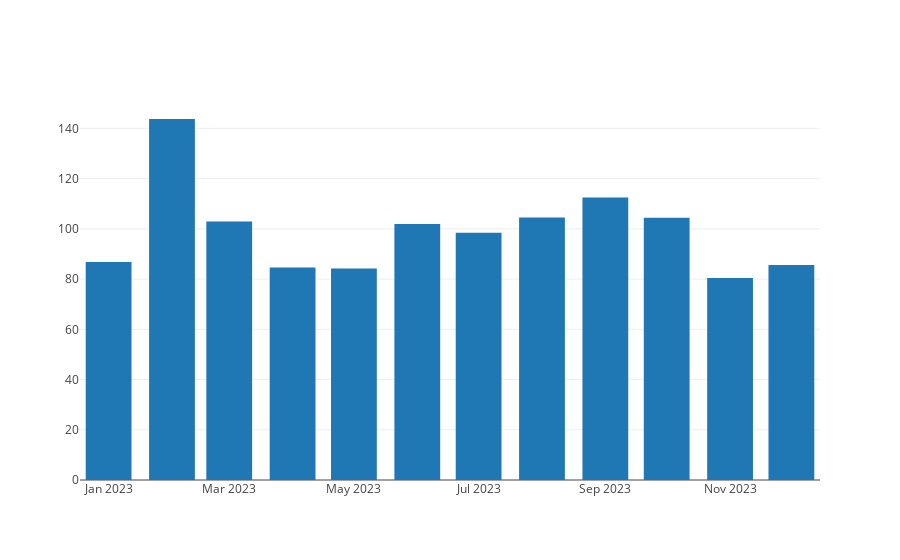

Notebook source saved alongside this figure:
### Markdown cell above
### Pintar gráfico de barras con librería plotly

### Code cell
val mercados23 = mercados23df
    .withColumn("included", explode($"included"))
    .withColumn("valores", explode($"included.attributes.values"))
    .filter($"included.type" === "distinct")
    .select("valores.*")

val fecha = mercados23.select($"datetime").as[String].collect.toSeq
val precio = mercados23.select($"value").as[Double].collect.toSeq

val data = Seq(
  Bar(
    fecha,
    precio
  )
)

plot(data)

### Figure 1 — Plotly figure (JSON) as saved in the notebook; plotly's stock layout.template omitted (floating-point values rounded to 4 significant figures)
{"data": [{"type": "bar", "x": ["2023-01-01T00:00:00.000+01:00", "2023-02-01T00:00:00.000+01:00", "2023-03-01T00:00:00.000+01:00", "2023-04-01T00:00:00.000+02:00", "2023-05-01T00:00:00.000+02:00", "2023-06-01T00:00:00.000+02:00", "2023-07-01T00:00:00.000+02:00", "2023-08-01T00:00:00.000+02:00", "2023-09-01T00:00:00.000+02:00", "2023-10-01T00:00:00.000+02:00", "2023-11-01T00:00:00.000+01:00", "2023-12-01T00:00:00.000+01:00"], "y": [86.8, 143.7, 102.9, 84.63, 84.23, 101.9, 98.44, 104.5, 112.4, 104.5, 80.44, 85.58]}], "layout": {"autosize": true, "xaxis": {"autorange": true, "range": ["2022-12-18", "2023-12-15"], "type": "date"}, "yaxis": {"autorange": true, "range": [0, 151.3], "type": "linear"}}}
